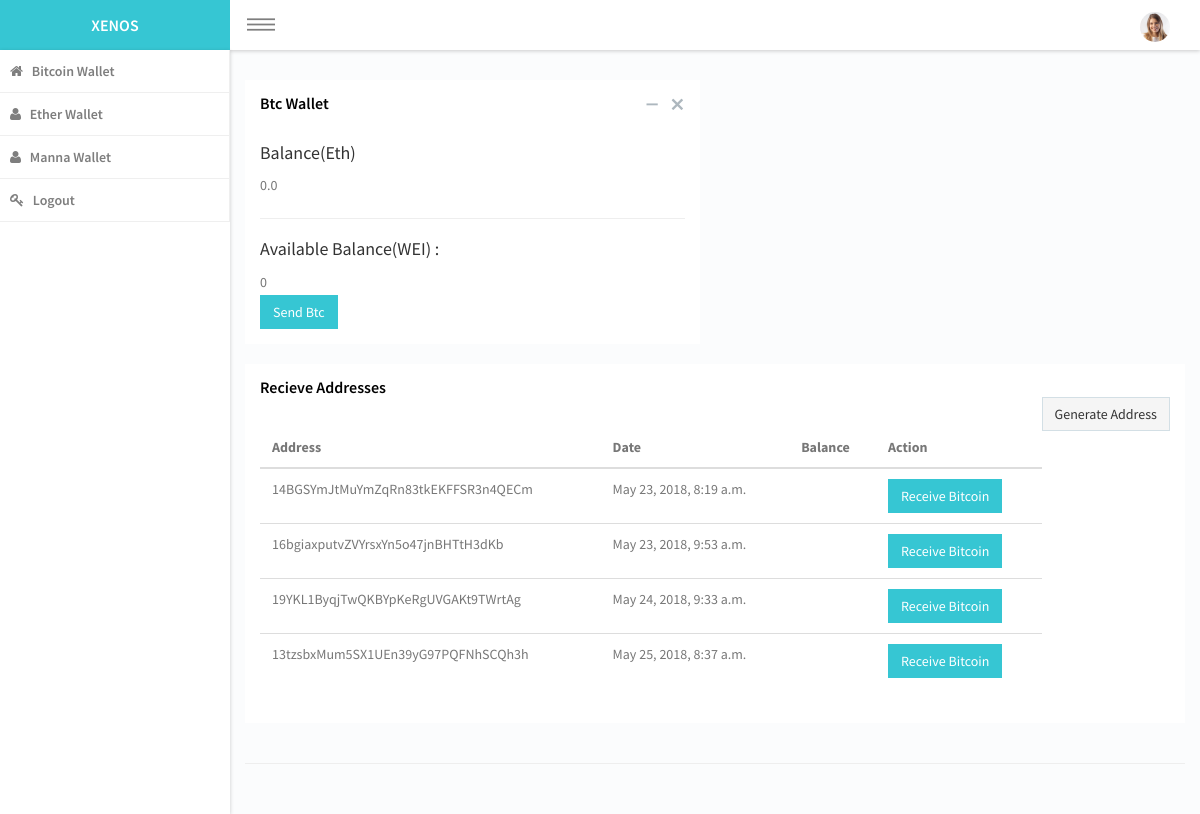
The page /office/wallet/btc/ (signed in) on the database as committed earlier.
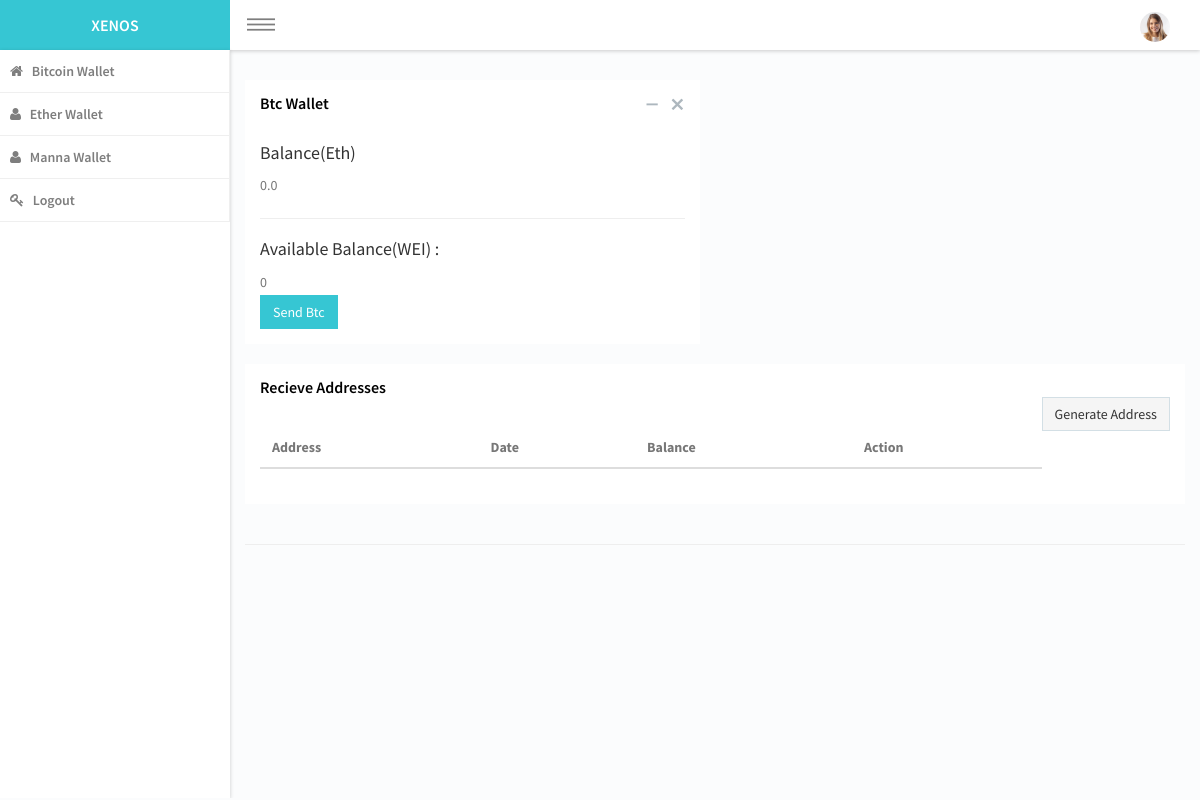
The same page on the database as committed later.
### dash/models.py (models this page shows, shortened)
class Wallet(models.Model):
    coin=models.CharField(max_length=100, choices=(('btc','btc'),('eth','Ether'),('beth','BETH') ,
                                                   ('bcy', 'bcy'), ('MAN', 'Manna') ))
    main_balance=models.IntegerField(default=0)
    owner=models.ForeignKey(User,on_delete=models.CASCADE)
    status=models.BooleanField(default=False)
    network=models.CharField(max_length=200, null=True, default='test')

class Address(models.Model):
    address=models.CharField(max_length=200, null=True)
    wallet=models.ForeignKey(Wallet, on_delete=models.CASCADE)
    private_key_wif=models.TextField(null=True)
    private_key_hex=models.TextField(null=True)
    public_key=models.TextField(null=True)
    created_date=models.DateTimeField(auto_now_add=True, null=True)
    balance=models.IntegerField(default=0)

### dash/views.py (the view)
# urls.py: path('wallet/<str:coin_symbol>/', views.WalletView, name='match'),
class WalletView(LoginRequiredMixin, View):
    def get(self, request, *args, **kwargs):
        coin_symbol=kwargs.pop('coin_symbol')
        try:
            wallet=Wallet.objects.get(Q(owner=request.user), coin=coin_symbol)
            balance=wallet.main_balance
            coin_balance=balance/settings.WEI
        except Wallet.DoesNotExist:
            raise Http404()
        addr=Address.objects.filter(wallet=wallet)
        return render(request, 'wallet_admin/wallet.html', {'addr':addr,'coin_symbol':coin_symbol,
                                                            'balance':balance, 'coin_balance':coin_balance})

### dash/templates/wallet_admin/wallet.html (shortened to what this page needs)
{% extends 'wallet_admin/base.html' %}
{% load static %}
{% block content %}
 <div class="container">
     <div class="row">
          <div class="col-sm-6">
                                <div class="panel">
                                    <header class="panel-heading">
                                        <div class="panel-actions">
                                            <a href="#" class="panel-action panel-action-toggle" data-panel-toggle=""></a>
                                            <a href="#" class="panel-action panel-action-dismiss" data-panel-dismiss=""></a>
                                        </div>
                                        <h2 class="panel-title"><span style="text-transform: capitalize">{{coin_symbol}}</span> Wallet </h2>
                                    </header>
                                    <div class="panel-body">
                                        <h4 class="panel-subtitle">Balance(Eth) </h4><span class="helping-text">{{coin_balance}}</span>
                                        <hr>
                                        <h4 >Available Balance(WEI) :</h4>
                                        <span class="helping-text">{{balance}}</span>
                                        <div class="row">
                                            <div class="col-sm-3">
                                                <a href="/office/send_coin/?coin_symbol={{coin_symbol}}" class="btn btn-primary">Send <span style="text-transform: capitalize">{{coin_symbol}}</span></a>
                                            </div>
                                        </div>
                                        </div>
                                    </div>
     </div>
 </div>
     <div class="row">
         <div class="col-sm-12">
                                     <div class="panel">
                                    <header class="panel-heading">
                                        <h2 class="panel-title">Recieve Addresses</h2>
                                        <a href="{% url 'dash:generate_addr' %}?coin_symbol={{coin_symbol}}" class="btn btn-default pull-right">Generate Address</a>
                                    </header>
                                    <div class="panel-body">
                                      <div class="table-responsive">
                                <table class="table table-hover">
                                    <thead>
                                        <tr>
                                            <th>Address</th>
                                            <th>Date</th>
                                            <th>Balance</th>
                                            <th>Action</th>
                                        </tr>
                                    </thead>
                                    <tbody>
                                        {% for addr in addr %}
											<tr>
                                              <td>{{addr.address}}</td>
											  <td>{{addr.created_date}}</td>
											  <td>{{addr.amount}}</td>
                                                <td><a href="/office/receive_coin?addr_id={{addr.id}}" class="btn btn-primary">Receive Bitcoin</a></td>
                                            </tr>
											{% endfor %}
                                    </tbody>
                                   </table>
                                </div>
                            </div>
                        </div>
                    </div>
                </div>
                 <hr>
     </div>
 </div>
{% endblock %}

Rows that differ between the two databases and show on the page:
removed Address: address "14BGSYmJtMuYmZqRn83tkEKFFSR3n4QECm", created_date "May 23, 2018, 8:19 a.m."
removed Address: address "16bgiaxputvZVYrsxYn5o47jnBHTtH3dKb", created_date "May 23, 2018, 9:53 a.m."
removed Address: address "19YKL1ByqjTwQKBYpKeRgUVGAKt9TWrtAg", created_date "May 24, 2018, 9:33 a.m."
removed Address: address "13tzsbxMum5SX1UEn39yG97PQFNhSCQh3h", created_date "May 25, 2018, 8:37 a.m."
